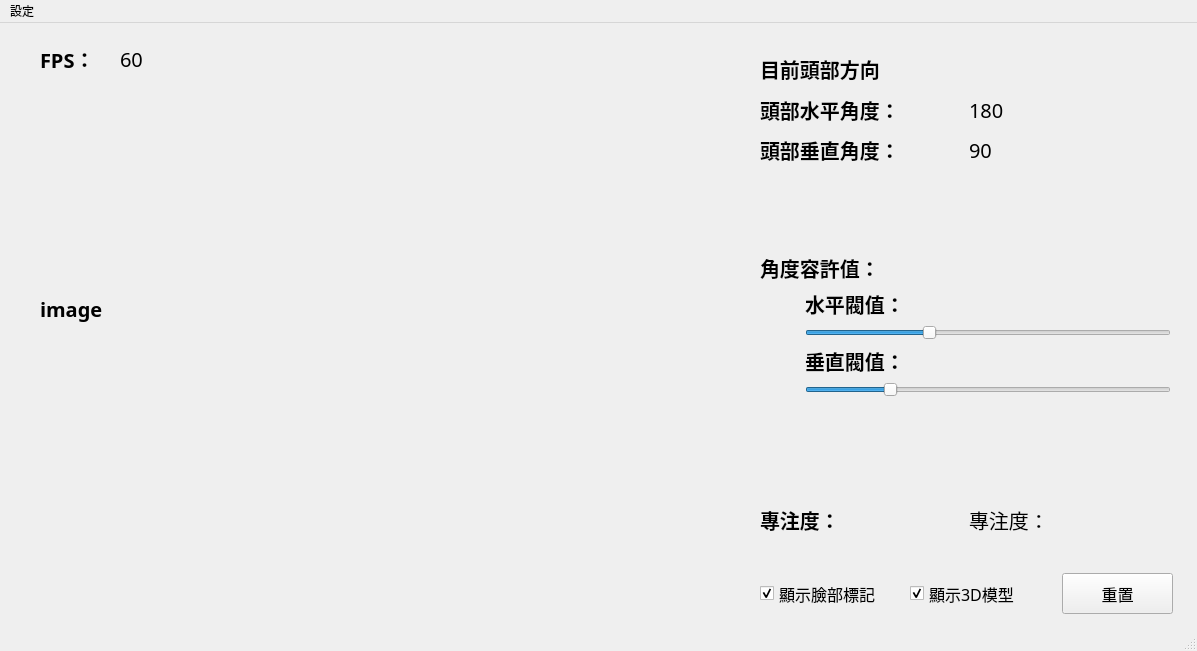
<?xml version="1.0" encoding="UTF-8"?>
<ui version="4.0">
 <class>MainWindow</class>
 <widget class="QMainWindow" name="MainWindow">
  <property name="geometry">
   <rect>
    <x>0</x>
    <y>0</y>
    <width>1197</width>
    <height>651</height>
   </rect>
  </property>
  <property name="windowTitle">
   <string>MainWindow</string>
  </property>
  <widget class="QWidget" name="centralwidget">
   <widget class="QLabel" name="labelText_FPS_Rate">
    <property name="geometry">
     <rect>
      <x>40</x>
      <y>10</y>
      <width>81</width>
      <height>51</height>
     </rect>
    </property>
    <property name="font">
     <font>
      <family>jf open 粉圓 1.1</family>
      <pointsize>15</pointsize>
      <weight>75</weight>
      <bold>true</bold>
      <kerning>false</kerning>
     </font>
    </property>
    <property name="text">
     <string>FPS：</string>
    </property>
   </widget>
   <widget class="QLabel" name="labelShow_FPS_Rate">
    <property name="geometry">
     <rect>
      <x>120</x>
      <y>10</y>
      <width>81</width>
      <height>51</height>
     </rect>
    </property>
    <property name="font">
     <font>
      <family>jf open 粉圓 1.1</family>
      <pointsize>15</pointsize>
      <weight>50</weight>
      <bold>false</bold>
      <kerning>false</kerning>
     </font>
    </property>
    <property name="text">
     <string>60</string>
    </property>
   </widget>
   <widget class="QWidget" name="verticalLayoutWidget">
    <property name="geometry">
     <rect>
      <x>760</x>
      <y>70</y>
      <width>411</width>
      <height>463</height>
     </rect>
    </property>
    <layout class="QVBoxLayout" name="verticalLayoutMain">
     <item>
      <layout class="QGridLayout" name="gridLayoutDisplay">
       <item row="0" column="2">
        <widget class="QLabel" name="labelShow_Angle_Horizon">
         <property name="font">
          <font>
           <family>jf open 粉圓 1.1</family>
           <pointsize>15</pointsize>
           <weight>50</weight>
           <bold>false</bold>
           <kerning>false</kerning>
          </font>
         </property>
         <property name="text">
          <string>180</string>
         </property>
        </widget>
       </item>
       <item row="0" column="0">
        <widget class="QLabel" name="labelText_Angle_Horizon">
         <property name="font">
          <font>
           <family>jf open 粉圓 1.1</family>
           <pointsize>15</pointsize>
           <weight>75</weight>
           <bold>true</bold>
           <kerning>false</kerning>
          </font>
         </property>
         <property name="text">
          <string>頭部水平角度：</string>
         </property>
        </widget>
       </item>
       <item row="1" column="2">
        <widget class="QLabel" name="labelShow_Angle_Vertical">
         <property name="font">
          <font>
           <family>jf open 粉圓 1.1</family>
           <pointsize>15</pointsize>
           <weight>50</weight>
           <bold>false</bold>
           <kerning>false</kerning>
          </font>
         </property>
         <property name="text">
          <string>90</string>
         </property>
        </widget>
       </item>
       <item row="1" column="0">
        <widget class="QLabel" name="labelText_Angle_Vertical">
         <property name="font">
          <font>
           <family>jf open 粉圓 1.1</family>
           <pointsize>15</pointsize>
           <weight>75</weight>
           <bold>true</bold>
           <kerning>false</kerning>
          </font>
         </property>
         <property name="text">
          <string>頭部垂直角度：</string>
         </property>
        </widget>
       </item>
      </layout>
     </item>
     <item>
      <spacer name="verticalSpacer">
       <property name="orientation">
        <enum>Qt::Vertical</enum>
       </property>
       <property name="sizeType">
        <enum>QSizePolicy::Fixed</enum>
       </property>
       <property name="sizeHint" stdset="0">
        <size>
         <width>20</width>
         <height>80</height>
        </size>
       </property>
      </spacer>
     </item>
     <item>
      <layout class="QVBoxLayout" name="VerticleLayoutSetting">
       <item>
        <widget class="QLabel" name="labelText_Setting">
         <property name="font">
          <font>
           <family>jf open 粉圓 1.1</family>
           <pointsize>15</pointsize>
           <weight>75</weight>
           <bold>true</bold>
           <kerning>false</kerning>
          </font>
         </property>
         <property name="text">
          <string>角度容許值：</string>
         </property>
        </widget>
       </item>
       <item>
        <layout class="QGridLayout" name="gridLayoutSrcollBar">
         <item row="2" column="1">
          <widget class="QLabel" name="labelText_Angle_Threshold_Vertical">
           <property name="font">
            <font>
             <family>jf open 粉圓 1.1</family>
             <pointsize>15</pointsize>
             <weight>75</weight>
             <bold>true</bold>
             <kerning>false</kerning>
            </font>
           </property>
           <property name="text">
            <string>垂直閥值：</string>
           </property>
          </widget>
         </item>
         <item row="0" column="0">
          <spacer name="horizontalSpacerScrollbar">
           <property name="orientation">
            <enum>Qt::Horizontal</enum>
           </property>
           <property name="sizeType">
            <enum>QSizePolicy::Fixed</enum>
           </property>
           <property name="sizeHint" stdset="0">
            <size>
             <width>45</width>
             <height>20</height>
            </size>
           </property>
          </spacer>
         </item>
         <item row="1" column="1">
          <widget class="QSlider" name="sliderBar_Threshold_Horizon">
           <property name="sizePolicy">
            <sizepolicy hsizetype="Expanding" vsizetype="Fixed">
             <horstretch>0</horstretch>
             <verstretch>0</verstretch>
            </sizepolicy>
           </property>
           <property name="maximum">
            <number>90</number>
           </property>
           <property name="value">
            <number>30</number>
           </property>
           <property name="orientation">
            <enum>Qt::Horizontal</enum>
           </property>
          </widget>
         </item>
         <item row="3" column="1">
          <widget class="QSlider" name="sliderBar_Threshold_Vertical">
           <property name="maximum">
            <number>90</number>
           </property>
           <property name="value">
            <number>20</number>
           </property>
           <property name="sliderPosition">
            <number>20</number>
           </property>
           <property name="orientation">
            <enum>Qt::Horizontal</enum>
           </property>
          </widget>
         </item>
         <item row="0" column="1">
          <widget class="QLabel" name="labelText_Angle_Threshold_Horizon">
           <property name="font">
            <font>
             <family>jf open 粉圓 1.1</family>
             <pointsize>15</pointsize>
             <weight>75</weight>
             <bold>true</bold>
             <kerning>false</kerning>
            </font>
           </property>
           <property name="text">
            <string>水平閥值：</string>
           </property>
          </widget>
         </item>
        </layout>
       </item>
      </layout>
     </item>
     <item>
      <spacer name="verticalSpacer_2">
       <property name="orientation">
        <enum>Qt::Vertical</enum>
       </property>
       <property name="sizeType">
        <enum>QSizePolicy::Fixed</enum>
       </property>
       <property name="sizeHint" stdset="0">
        <size>
         <width>20</width>
         <height>80</height>
        </size>
       </property>
      </spacer>
     </item>
     <item>
      <layout class="QGridLayout" name="gridLayoutDistract">
       <item row="0" column="0">
        <widget class="QLabel" name="labelText_Focus_Rate">
         <property name="font">
          <font>
           <family>jf open 粉圓 1.1</family>
           <pointsize>15</pointsize>
           <weight>75</weight>
           <bold>true</bold>
           <kerning>false</kerning>
          </font>
         </property>
         <property name="text">
          <string>專注度：</string>
         </property>
        </widget>
       </item>
       <item row="0" column="1">
        <widget class="QLabel" name="labelShow_Focus_Rate">
         <property name="font">
          <font>
           <family>jf open 粉圓 1.1</family>
           <pointsize>15</pointsize>
           <weight>50</weight>
           <bold>false</bold>
           <kerning>false</kerning>
          </font>
         </property>
         <property name="text">
          <string>專注度：</string>
         </property>
        </widget>
       </item>
      </layout>
     </item>
    </layout>
   </widget>
   <widget class="QLabel" name="imageView">
    <property name="geometry">
     <rect>
      <x>40</x>
      <y>60</y>
      <width>701</width>
      <height>451</height>
     </rect>
    </property>
    <property name="font">
     <font>
      <family>jf open 粉圓 1.1</family>
      <pointsize>15</pointsize>
      <weight>75</weight>
      <bold>true</bold>
      <kerning>false</kerning>
     </font>
    </property>
    <property name="text">
     <string>image</string>
    </property>
   </widget>
   <widget class="QLabel" name="labelShow_Head_Direction">
    <property name="geometry">
     <rect>
      <x>760</x>
      <y>30</y>
      <width>407</width>
      <height>31</height>
     </rect>
    </property>
    <property name="font">
     <font>
      <family>jf open 粉圓 1.1</family>
      <pointsize>15</pointsize>
      <weight>75</weight>
      <bold>true</bold>
      <kerning>false</kerning>
     </font>
    </property>
    <property name="text">
     <string>目前頭部方向</string>
    </property>
   </widget>
   <widget class="QPushButton" name="pushButton_Reset">
    <property name="geometry">
     <rect>
      <x>1062</x>
      <y>550</y>
      <width>111</width>
      <height>41</height>
     </rect>
    </property>
    <property name="font">
     <font>
      <family>jf open 粉圓 1.1</family>
      <pointsize>12</pointsize>
     </font>
    </property>
    <property name="text">
     <string>重置</string>
    </property>
    <property name="autoDefault">
     <bool>false</bool>
    </property>
    <property name="default">
     <bool>false</bool>
    </property>
   </widget>
   <widget class="QCheckBox" name="checkBox_Show_3D">
    <property name="geometry">
     <rect>
      <x>910</x>
      <y>560</y>
      <width>141</width>
      <height>21</height>
     </rect>
    </property>
    <property name="font">
     <font>
      <family>jf open 粉圓 1.1</family>
      <pointsize>12</pointsize>
     </font>
    </property>
    <property name="text">
     <string>顯示3D模型</string>
    </property>
    <property name="checked">
     <bool>true</bool>
    </property>
   </widget>
   <widget class="QCheckBox" name="checkBox_Show_Facemark">
    <property name="geometry">
     <rect>
      <x>760</x>
      <y>560</y>
      <width>141</width>
      <height>21</height>
     </rect>
    </property>
    <property name="font">
     <font>
      <family>jf open 粉圓 1.1</family>
      <pointsize>12</pointsize>
     </font>
    </property>
    <property name="text">
     <string>顯示臉部標記</string>
    </property>
    <property name="checked">
     <bool>true</bool>
    </property>
   </widget>
  </widget>
  <widget class="QMenuBar" name="menubar">
   <property name="geometry">
    <rect>
     <x>0</x>
     <y>0</y>
     <width>1197</width>
     <height>25</height>
    </rect>
   </property>
   <widget class="QMenu" name="menu">
    <property name="title">
     <string>設定</string>
    </property>
    <addaction name="actionReal_Time_Image"/>
    <addaction name="actionShow_Image"/>
    <addaction name="actionSwitch_To_RGB"/>
    <addaction name="actionSwitch_To_Gray"/>
    <addaction name="separator"/>
   </widget>
   <addaction name="menu"/>
  </widget>
  <widget class="QStatusBar" name="statusbar"/>
  <action name="actionReal_Time_Image">
   <property name="enabled">
    <bool>false</bool>
   </property>
   <property name="text">
    <string>影像</string>
   </property>
  </action>
  <action name="actionShow_Image">
   <property name="text">
    <string>顯示</string>
   </property>
  </action>
  <action name="actionSwitch_To_RGB">
   <property name="text">
    <string>輸出RGB</string>
   </property>
  </action>
  <action name="actionSwitch_To_Gray">
   <property name="text">
    <string>輸出灰階</string>
   </property>
  </action>
 </widget>
 <resources/>
 <connections/>
</ui>
